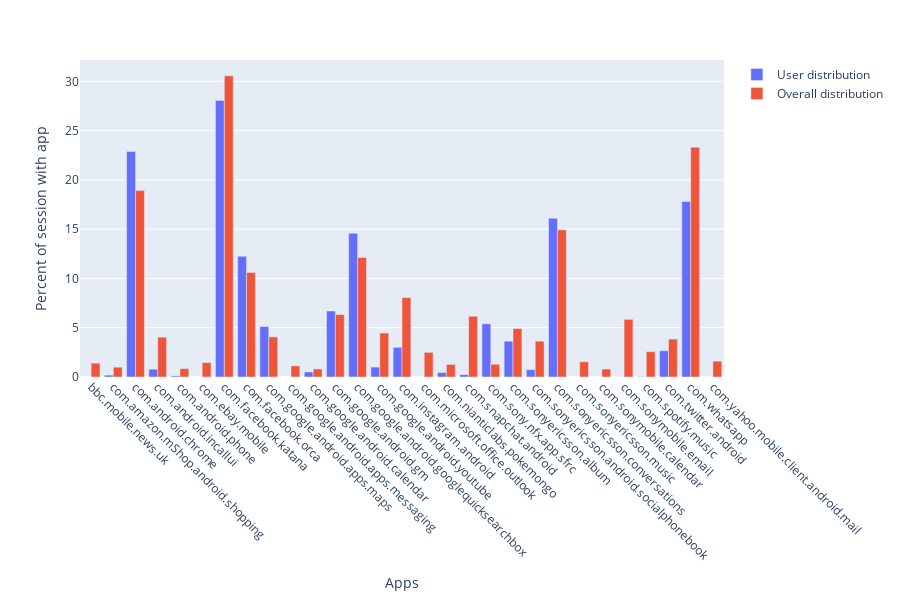

The notebook cell this image was saved under:
### Code cell
fig = px.bar(x=user_min.package_name, y =user_min.user_percentage,barmode='group',width=900,height=600)
fig.update_traces(name="User distribution",showlegend = True)
fig.update_layout(
    xaxis_title="Apps",
    yaxis_title="Percent of session with app")
fig.add_bar(x=user_min.package_name, y=user_min.overall_percentage,name="Overall distribution")
fig.update_traces(showlegend = True)
fig.update_xaxes(type='category',tickangle = 45)

### Figure 1 — Plotly figure (JSON) as saved in the notebook; plotly's stock layout.template omitted (floating-point values rounded to 4 significant figures)
{"data": [{"alignmentgroup": "True", "hovertemplate": "x=%{x}<br>y=%{y}<extra></extra>", "legendgroup": "", "marker": {"color": "#636efa", "pattern": {"shape": ""}}, "name": "User distribution", "offsetgroup": "", "orientation": "v", "showlegend": true, "textposition": "auto", "type": "bar", "x": ["bbc.mobile.news.uk", "com.amazon.mShop.android.shopping", "com.android.chrome", "com.android.incallui", "com.android.phone", "com.ebay.mobile", "com.facebook.katana", "com.facebook.orca", "com.google.android.apps.maps", "com.google.android.apps.messaging", "com.google.android.calendar", "com.google.android.gm", "com.google.android.googlequicksearchbox", "com.google.android.youtube", "com.instagram.android", "com.microsoft.office.outlook", "com.nianticlabs.pokemongo", "com.snapchat.android", "com.sony.nfx.app.sfrc", "com.sonyericsson.album", "com.sonyericsson.android.socialphonebook", "com.sonyericsson.conversations", "com.sonyericsson.music", "com.sonymobile.calendar", "com.sonymobile.email", "com.spotify.music", "com.twitter.android", "com.whatsapp", "com.yahoo.mobile.client.android.mail"], "xaxis": "x", "y": [0, 0.1914, 22.9, 0.7907, 0.1158, 0, 28.07, 12.25, 5.127, 0, 0.5087, 6.699, 14.59, 1.007, 3.007, 0, 0.4533, 0.2418, 5.394, 3.631, 0.7454, 16.12, 0, 0, 0.01007, 0.03022, 2.664, 17.8, 0], "yaxis": "y"}, {"name": "Overall distribution", "showlegend": true, "type": "bar", "x": ["bbc.mobile.news.uk", "com.amazon.mShop.android.shopping", "com.android.chrome", "com.android.incallui", "com.android.phone", "com.ebay.mobile", "com.facebook.katana", "com.facebook.orca", "com.google.android.apps.maps", "com.google.android.apps.messaging", "com.google.android.calendar", "com.google.android.gm", "com.google.android.googlequicksearchbox", "com.google.android.youtube", "com.instagram.android", "com.microsoft.office.outlook", "com.nianticlabs.pokemongo", "com.snapchat.android", "com.sony.nfx.app.sfrc", "com.sonyericsson.album", "com.sonyericsson.android.socialphonebook", "com.sonyericsson.conversations", "com.sonyericsson.music", "com.sonymobile.calendar", "com.sonymobile.email", "com.spotify.music", "com.twitter.android", "com.whatsapp", "com.yahoo.mobile.client.android.mail"], "y": [1.409, 0.9969, 18.92, 4.043, 0.8517, 1.464, 30.56, 10.6, 4.074, 1.13, 0.8148, 6.338, 12.12, 4.466, 8.055, 2.507, 1.277, 6.163, 1.297, 4.92, 3.635, 14.94, 1.548, 0.8051, 5.853, 2.57, 3.848, 23.32, 1.609]}], "layout": {"barmode": "group", "height": 600, "legend": {"tracegroupgap": 0}, "margin": {"t": 60}, "width": 900, "xaxis": {"anchor": "y", "domain": [0, 1], "tickangle": 45, "title": {"text": "Apps"}, "type": "category"}, "yaxis": {"anchor": "x", "domain": [0, 1], "title": {"text": "Percent of session with app"}}}}
